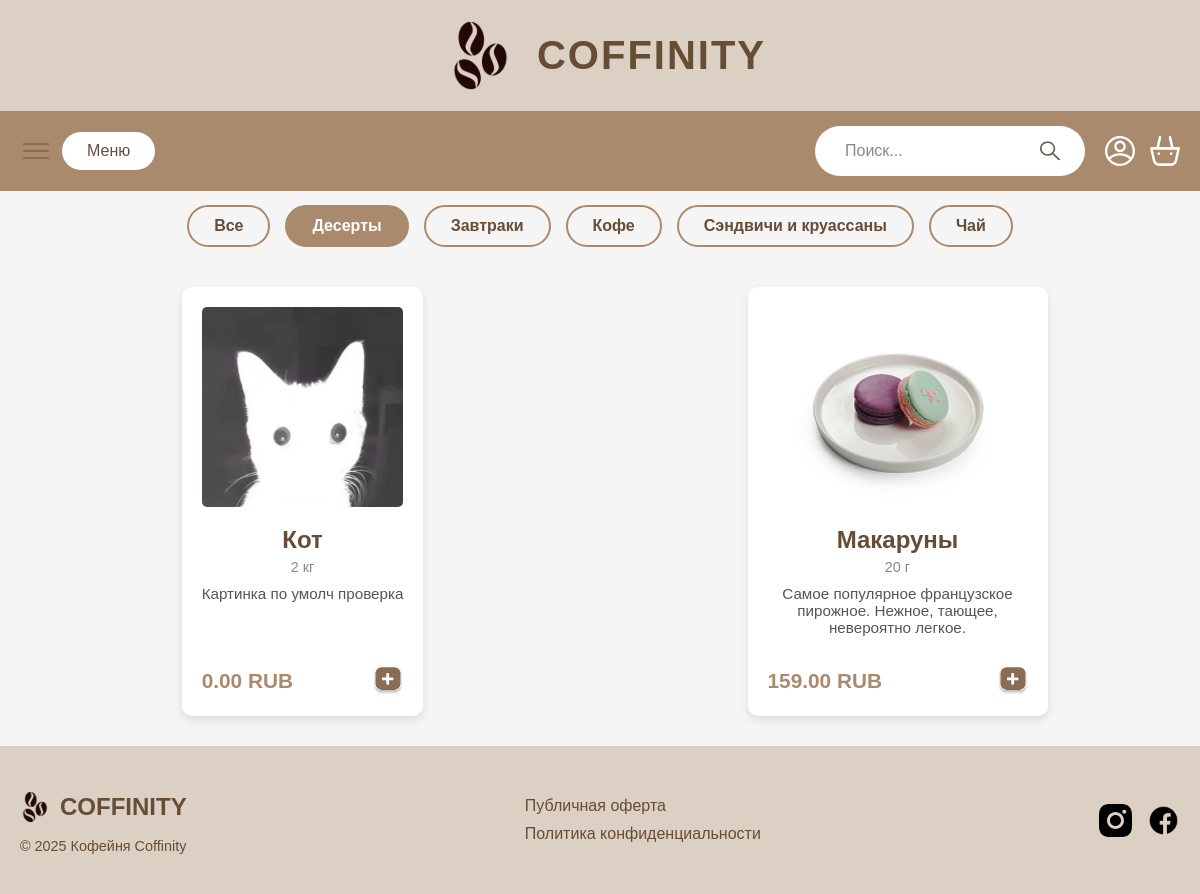
/catalog/?category=6, run on the app's committed database.
### CoffeeHouse/models.py (models this page shows, shortened)
class CategoriesOfProducts(models.Model):
    category_name = models.CharField("Название категории", max_length=100)
    class Meta:
        verbose_name = "Категория товаров"
        verbose_name_plural = "Категории товаров"

class Products(models.Model):
    name = models.CharField("Название", max_length=100)
    price = models.DecimalField("Цена", max_digits=10, decimal_places=2)
    category = models.ForeignKey(
        CategoriesOfProducts,
        on_delete=models.CASCADE,
        verbose_name="Категория"
    )
    image = models.ImageField("Изображение", upload_to='products/', null=True, blank=True)
    description = models.TextField("Описание", null=True, blank=True)
    weight_volume = models.CharField("Вес/Объем", max_length=50, null=True, blank=True)
    class Meta:
        verbose_name = "Товар"
        verbose_name_plural = "Товары"

### CoffeeHouse/views.py (the view)
# urls.py: path('', root, name='main-catalog'),
def catalog(request):
    products = Products.objects.all().order_by('name')
    all_categories = CategoriesOfProducts.objects.all().order_by('category_name')
    selected_category_id = request.GET.get('category')
    if selected_category_id:
        try:
            selected_category = CategoriesOfProducts.objects.get(id=selected_category_id)
            products = products.filter(category=selected_category) # фильтруем продукты по выбранной категории
        except CategoriesOfProducts.DoesNotExist:
            pass
    search_query = request.GET.get('search')
    if search_query:
        products = products.filter(name__icontains=search_query)
    return render(request, 'catalog.html', {
        'products': products,
        'categories': all_categories,
        'selected_category_id': int(selected_category_id) if selected_category_id else None,
        'search_query': search_query,
    })

### CoffeeHouse/templates/catalog.html
{% extends 'base.html' %}
{% load static %}
{%block main%}
<main class="catalog-main">
    <div class="filters-container">
        <a href="{% url 'catalog' %}{% if search_query %}?search={{ search_query }}{% endif %}" class="filter-btn {% if not selected_category_id %}active{% endif %}">Все</a>
        {% for category in categories %}
            <a href="{% url 'catalog' %}?category={{ category.id }}{% if search_query %}&search={{ search_query }}{% endif %}"
               class="filter-btn {% if selected_category_id == category.id %}active{% endif %}">
                {{ category.category_name }}
            </a>
        {% endfor %}
    </div>
    <div class="products-grid">
        {% for product in products %}
        <div class="product-card">
            <a href="{% url 'product_detail' pk=product.pk %}" class="product-card-link-content">
                {% if product.image %}
                <img src="{{ product.image.url }}" alt="{{ product.name }}" class="product-image">
                {% else %}
                <img src="{% static 'CoffeeHouse/images/umolch.jpg' %}" alt="{{ product.name }}" class="product-image">
                {% endif %}
                <h3 class="product-name">{{ product.name }}</h3>
                <p class="product-weight-volume">{{ product.weight_volume }}</p>
                <p class="product-description">{{ product.description }}</p>
            </a>
            <div class="product-bottom">
                <span class="product-price">{{ product.price }} RUB</span>
                <button class="add-to-cart-btn">
                    <img src="{% static 'CoffeeHouse/images/dobavCor.svg' %}" alt="Добавить в корзину">
                </button>
            </div>
        </div>
        {% empty %}
        <p class="no-products-message">Товары по вашему запросу не найдены.</p>
        {% endfor %}
    </div>
</main>
{%endblock%}

### CoffeeHouse/static/CoffeeHouse/css/style.css (style rules this page uses)
* { margin: 0; padding: 0; box-sizing: border-box; }
body { font-family: Arial, sans-serif; background-color: #f5f5f5; min-height: 100vh; display: flex; flex-direction: column; padding-top: 155px; }
.menu-btn, .hero-menu-btn, .header-logo-link, .footer-logo-link, .footer-link, .filter-btn { text-decoration: none; }
.catalog-main { max-width: 1200px; margin: 30px auto; padding: 0 20px; }
.filters-container { display: flex; flex-wrap: wrap; gap: 15px; margin-top: 50px; margin-bottom: 40px; justify-content: center; }
.filter-btn { display: block; padding: 10px 25px; border: 2px solid rgba(169, 138, 109, 1); border-radius: 25px; background-color: transparent; color: rgba(102, 77, 54, 1); font-size: 1rem; font-weight: bold; transition: all 0.3s ease; white-space: nowrap; }
.filter-btn.active { background-color: rgba(169, 138, 109, 1); color: white; }
.products-grid { display: grid; grid-template-columns: repeat(auto-fit, minmax(280px, 1fr)); gap: 30px; justify-items: center; }
.product-card { background-color: white; border-radius: 10px; box-shadow: 0 4px 8px rgba(0, 0, 0, 0.1); overflow: hidden; display: flex; flex-direction: column; padding: 20px; text-align: center; max-width: 300px; }
.product-card-link-content { text-decoration: none; color: inherit; display: block; flex-grow: 1; padding-bottom: 15px; }
.product-image { width: 100%; height: 200px; object-fit: cover; border-radius: 5px; margin-bottom: 15px; }
.product-name { font-size: 1.5rem; color: #664d36; margin-bottom: 5px; }
.product-weight-volume { font-size: 0.9rem; color: #888; margin-bottom: 10px; }
.product-description { font-size: 0.95rem; color: #555; margin-bottom: 15px; flex-grow: 1; }
.product-bottom { display: flex; justify-content: space-between; align-items: center; margin-top: auto; }
.product-price { font-size: 1.3rem; font-weight: bold; color: #A98A6D; }
.add-to-cart-btn { background-color: transparent; border: none; cursor: pointer; padding: 0; line-height: 0; }
.add-to-cart-btn img { width: 30px; height: 30px; transition: transform 0.2s ease; }

### data on the page
CategoriesOfProducts: category_name "Десерты"
CategoriesOfProducts: category_name "Завтраки"
CategoriesOfProducts: category_name "Кофе"
CategoriesOfProducts: category_name "Сэндвичи и круассаны"
CategoriesOfProducts: category_name "Чай"
Products: name "Кот", weight_volume "2 кг", description "Картинка по умолч проверка", price "0.00"
Products: image (picture), name "Макаруны", weight_volume "20 г", description "Самое популярное французское пирожное. Нежное, тающее, невероятно легкое.", price "159.00"
